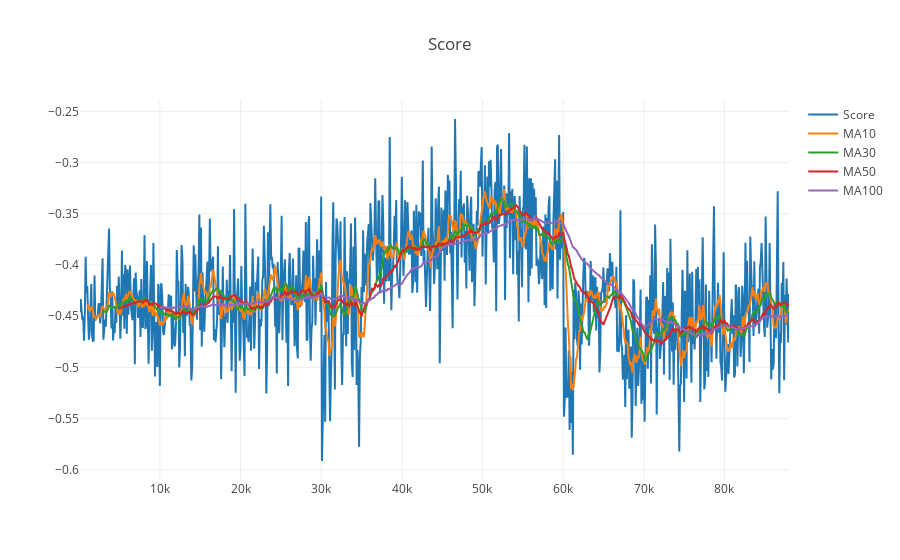

The notebook cell this image was saved under:
### Code cell
print_score(start_pos)

### Figure 1 — Plotly figure (JSON) as saved in the notebook; plotly's stock layout.template omitted (floating-point values rounded to 4 significant figures; data arrays with more than 128 entries replaced by an {"elided": "..."} marker saying what was removed)
{"data": [{"name": "Score", "type": "scatter", "uid": "0e687a9d-2e6a-44ef-b3a0-8fab3a49d062", "x": {"elided": "880 int values"}, "y": {"elided": "880 float values"}}, {"name": "MA10", "type": "scatter", "uid": "2561b0bc-0587-482f-b7db-a8e88d7769e9", "x": {"elided": "880 int values"}, "y": {"elided": "880 float values"}}, {"name": "MA30", "type": "scatter", "uid": "3d5fbb7f-5b54-43a5-a215-76f6a2797f14", "x": {"elided": "880 int values"}, "y": {"elided": "880 float values"}}, {"name": "MA50", "type": "scatter", "uid": "77d08e3a-6c85-42c6-b7a7-2a057a691372", "x": {"elided": "880 int values"}, "y": {"elided": "880 float values"}}, {"name": "MA100", "type": "scatter", "uid": "127af446-06df-45d6-b37c-2b5ea28e61f5", "x": {"elided": "880 int values"}, "y": {"elided": "880 float values"}}], "layout": {"title": "Score"}}
